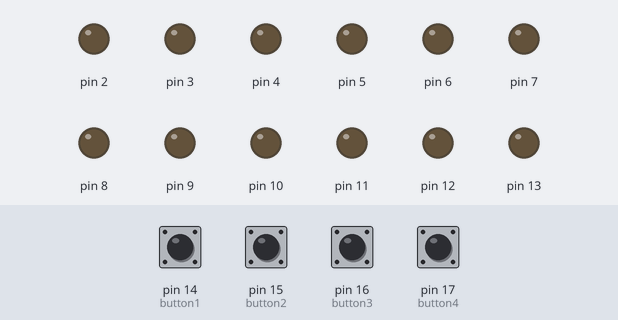
Recording of a sketch running on a simulated Arduino Uno, built with avr-gcc and run on an emulated ATmega328P. Shown: output pins drawn as LEDs (lit = HIGH). The inputs (shaded band) are chosen by the test bench; at power-on: pin 14 (button1), pin 15 (button2), pin 16 (button3), pin 17 (button4) HIGH. MIDI output is not drawn.

Above: at 1.2 s.
1.3 s: pin 14 (button1) pulled LOW for 0.15 s
At 2.4 s:
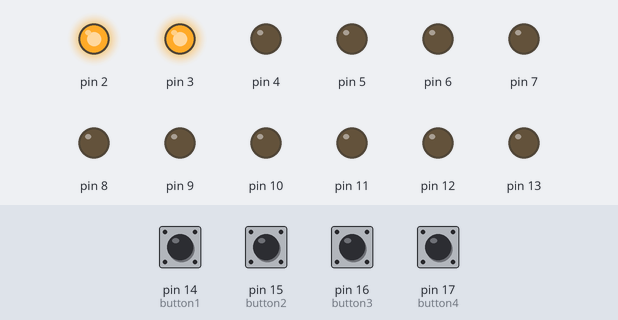
2.9 s: pin 15 (button2) pulled LOW for 0.15 s
At 3.5 s:
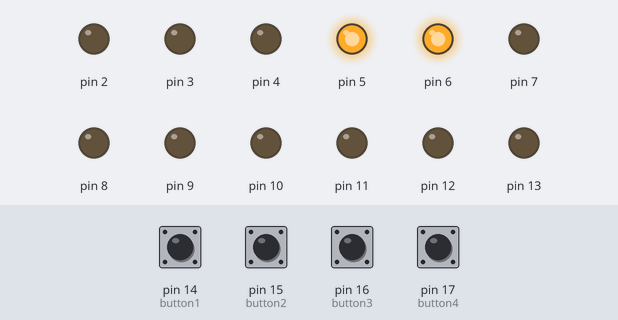
4.5 s: pin 16 (button3) pulled LOW for 0.15 s
At 4.8 s:
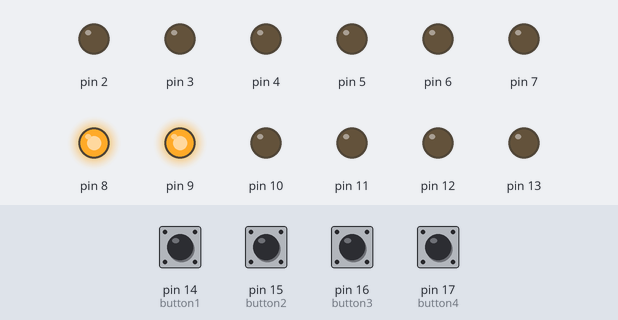
6.1 s: pin 17 (button4) pulled LOW for 0.15 s
At 7.2 s:
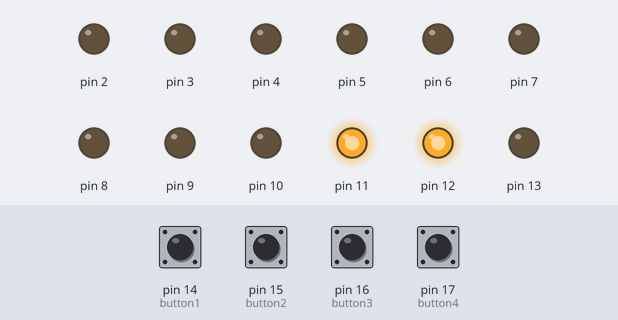
7.7 s: pin 17 (button4) pulled LOW for 1 s
At 8.5 s:
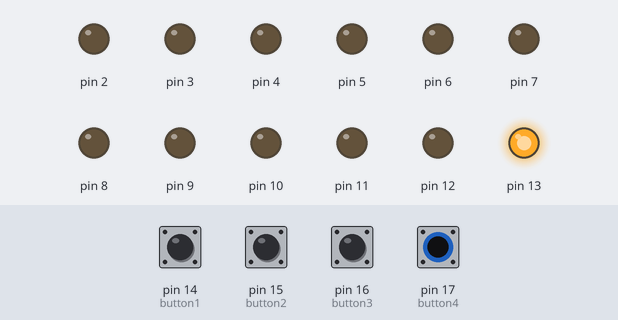
10.2 s: pin 14 (button1) pulled LOW for 1 s
At 11.5 s:
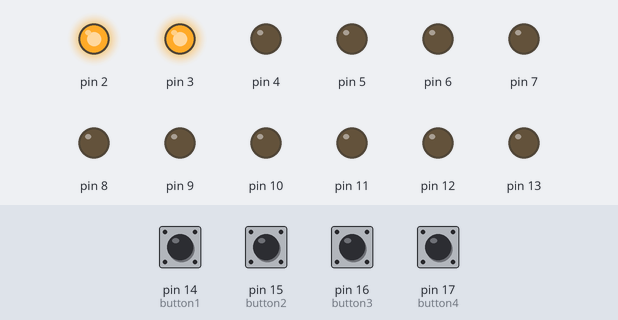
Timing chart, 0 to 13.2 s (numbered marks = the images above; inputs shaded):
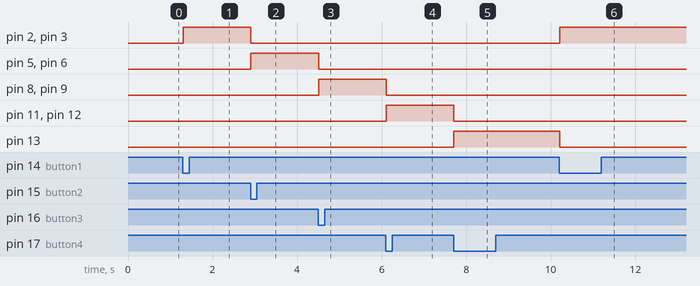

The sketch:

first_build.ino
```cpp
#include <Arduino.h>
#include <Bounce2.h>
#include <MIDI.h>


int btns[4] = {17, 16, 15, 14};
int leds[4] = {13, 10, 7, 4};

// Create and bind the MIDI interface to the default hardware Serial port
MIDI_CREATE_DEFAULT_INSTANCE();
#define BOUNCE_WITH_PROMPT_DETECTION


Bounce2::Button button1 = Bounce2::Button();
Bounce2::Button button2 = Bounce2::Button();
Bounce2::Button button3 = Bounce2::Button();
Bounce2::Button button4 = Bounce2::Button();

int button1_state = 0;
int button2_state = 0;
int button3_state = 0;
int button4_state = 0;


void setup() {

  pinMode(1, OUTPUT); // MIDI

  pinMode(2, OUTPUT); // 1
  pinMode(3, OUTPUT); // 1
  pinMode(4, OUTPUT); // 1

  pinMode(5, OUTPUT); // 2
  pinMode(6, OUTPUT); // 2
  pinMode(7, OUTPUT); // 2

  pinMode(8, OUTPUT); // 3
  pinMode(9, OUTPUT); // 3
  pinMode(10, OUTPUT); // 3

  pinMode(11, OUTPUT); // 4
  pinMode(12, OUTPUT); // 4
  pinMode(13, OUTPUT); // 4

  // pinMode(14, INPUT_PULLUP);
  // pinMode(15, INPUT_PULLUP);
  // pinMode(16, INPUT_PULLUP);
  // pinMode(17, INPUT_PULLUP);

  button1.attach(14, INPUT_PULLUP);
  button2.attach(15, INPUT_PULLUP);
  button3.attach(16, INPUT_PULLUP);
  button4.attach(17, INPUT_PULLUP);

  // DEBOUNCE INTERVAL IN MILLISECONDS
  button1.interval(10);
  button2.interval(10);
  button3.interval(10);
  button4.interval(10);

  // INDICATE THAT THE LOW STATE CORRESPONDS TO PHYSICALLY PRESSING THE BUTTON
  button1.setPressedState(LOW);
  button2.setPressedState(LOW);
  button3.setPressedState(LOW);
  button4.setPressedState(LOW);

  Serial.begin(4800);
  MIDI.begin(MIDI_CHANNEL_OMNI);  // Listen to all incoming messages
}


// void buttonSelect(){

// 	int currentButtonState = HIGH;
// 	int lastButtonState = HIGH;

//   for(int i=0; i < 4; i++){
// 	  currentButtonState = digitalRead(btns[i]);
//     if (currentButtonState == LOW && lastButtonState == HIGH) {

//       ledOn(leds[i]);

//       MIDI.sendControlChange(0, 127, 1);
//       //MIDI.sendControlChange(0, 127, 1);
//       //MIDI.sendProgramChange(2, 1);

//       Serial.print("Button Pressed: --> ");
//       Serial.println(btns[i]);
//       delay(100);
//     }
//     lastButtonState = currentButtonState;
//   }
// }

void printButtonState(int num){
  int state = digitalRead(num);

  Serial.print("Button State for pin: ");
  Serial.print(num);
  Serial.print(" --> ");
  Serial.println(state);
  delay(500);
}

void clearButtonStates(){
  button1_state = 0;
  button2_state = 0;
  button3_state = 0;
  button4_state = 0;
};

void ledOn(int pin){
  ledAllOff();

  ledColor(pin, 0, 100, 50);
}

void ledAllOff(){
  for (int i = 0; i < 4; i++){
    ledColor(leds[i], 0, 0, 0);
  }
}

void ledColor(int pinStart, int red_light_value, int green_light_value, int blue_light_value)
 {
  int rChannel = pinStart;
  int gChannel = pinStart - 2;
  int bChannel = pinStart - 1;

  digitalWrite(rChannel, red_light_value);
  digitalWrite(gChannel, green_light_value);
  digitalWrite(bChannel, blue_light_value);
}

void loop() {

  MIDI.read();

  // UPDATE THE BUTTON BY CALLING .update() AT THE BEGINNING OF THE LOOP:
  button1.update();
  button2.update();
  button3.update();
  button4.update();


  // IF THE BUTTON WAS PRESSED THIS LOOP:
  if ( button1.fell() ) {
      if (button1_state == 0){
        clearButtonStates();

        MIDI.sendControlChange(0, 0, 1);
        MIDI.sendControlChange(27, 127, 1);

        MIDI.sendProgramChange(0, 1);
        MIDI.sendProgramChange(0, 2);

        ledAllOff();
        ledColor(4, 0, 1, 1);

        button1_state = 1;
        delay(100);

      } else {
        MIDI.sendControlChange(27, 0, 1);

        ledAllOff();
        ledColor(4, 1, 0, 0);
        button1_state = 0;
        delay(100);
      }

      delay(100);

  } else if ( button2.fell() ){

      if (button2_state == 0){
        clearButtonStates();

        MIDI.sendControlChange(0, 0, 1);
        MIDI.sendControlChange(27, 127, 1);

        MIDI.sendProgramChange(1, 1);
        MIDI.sendProgramChange(1, 2);

        ledAllOff();
        ledColor(7, 0, 1, 1);

        button2_state = 1;
        delay(100);

      } else {
        MIDI.sendControlChange(27, 0, 1);

        ledAllOff();
        ledColor(7, 1, 0, 0);
        button2_state = 0;
        delay(100);
      }

  } else if ( button3.fell() ){

      if (button3_state == 0){
        clearButtonStates();

        MIDI.sendControlChange(0, 0, 1);
        MIDI.sendControlChange(27, 127, 1);

        MIDI.sendProgramChange(3, 1);
        MIDI.sendProgramChange(2, 2);

        ledAllOff();
        ledColor(10, 0, 1, 1);

        button3_state = 1;
        delay(100);

      } else {
        MIDI.sendControlChange(27, 0, 1);

        ledAllOff();
        ledColor(10, 1, 0, 0);
        button3_state = 0;
        delay(100);
      }

  } else if ( button4.fell() ){

      if (button4_state == 0){
        clearButtonStates();

        MIDI.sendControlChange(0, 0, 1);
        MIDI.sendControlChange(27, 127, 1);

        MIDI.sendProgramChange(4, 1);
        MIDI.sendProgramChange(3, 2);

        ledAllOff();
        ledColor(13, 0, 1, 1);

        button4_state = 1;
        delay(100);

      } else {
        MIDI.sendControlChange(27, 0, 1);

        ledAllOff();
        ledColor(13, 1, 0, 0);
        button4_state = 0;
        delay(100);
      }
  }
}
```

Measured:
- after the input at 1.3 s, pin 2, pin 3: LOW → HIGH at once
- after the input at 2.9 s, pin 2, pin 3: HIGH → LOW at once; pin 5, pin 6: LOW → HIGH at once
- after the input at 4.5 s, pin 5, pin 6: HIGH → LOW at once; pin 8, pin 9: LOW → HIGH at once
- after the input at 6.1 s, pin 8, pin 9: HIGH → LOW at once; pin 11, pin 12: LOW → HIGH at once
- after the input at 7.7 s, pin 11, pin 12: HIGH → LOW at once; pin 13: LOW → HIGH at once
- after the input at 10.2 s, pin 2, pin 3: LOW → HIGH at once; pin 13: HIGH → LOW at once
